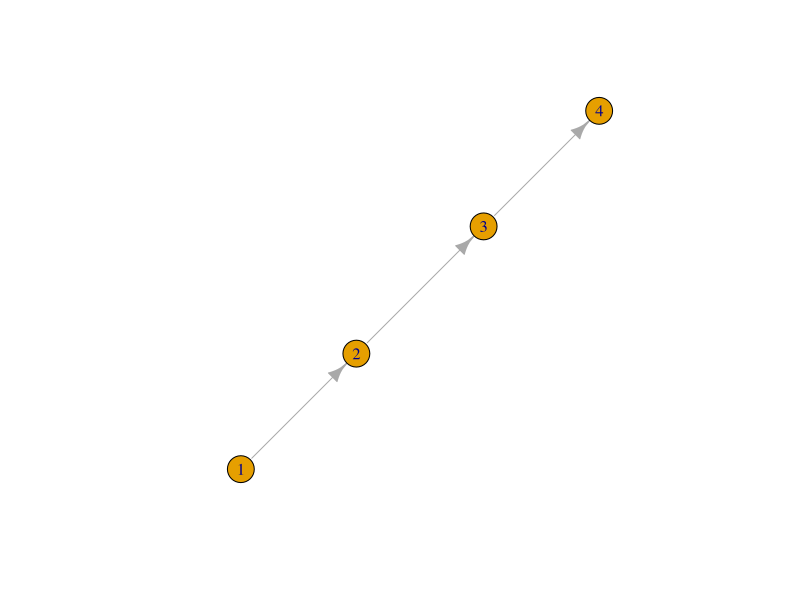
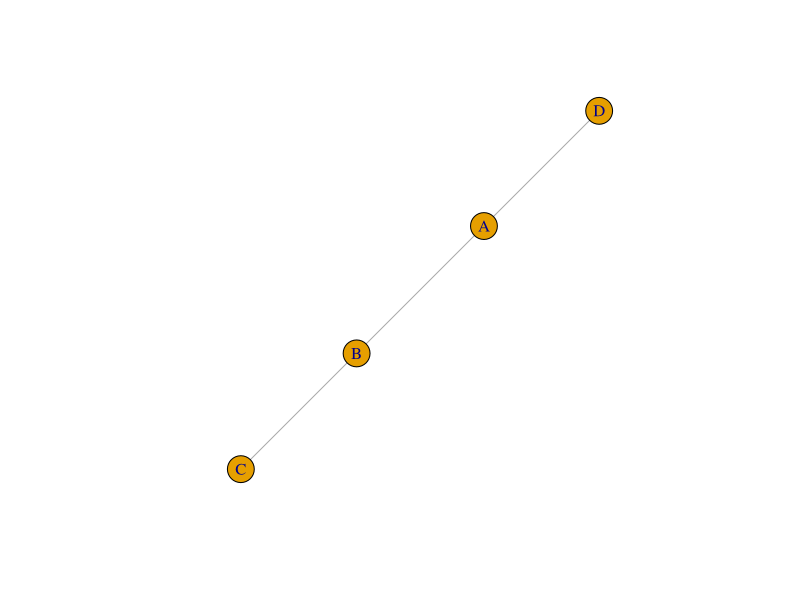
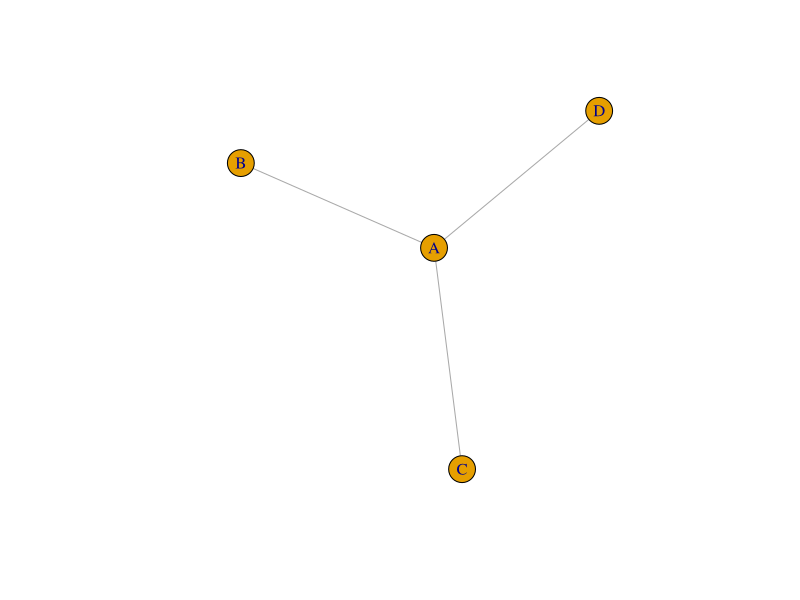
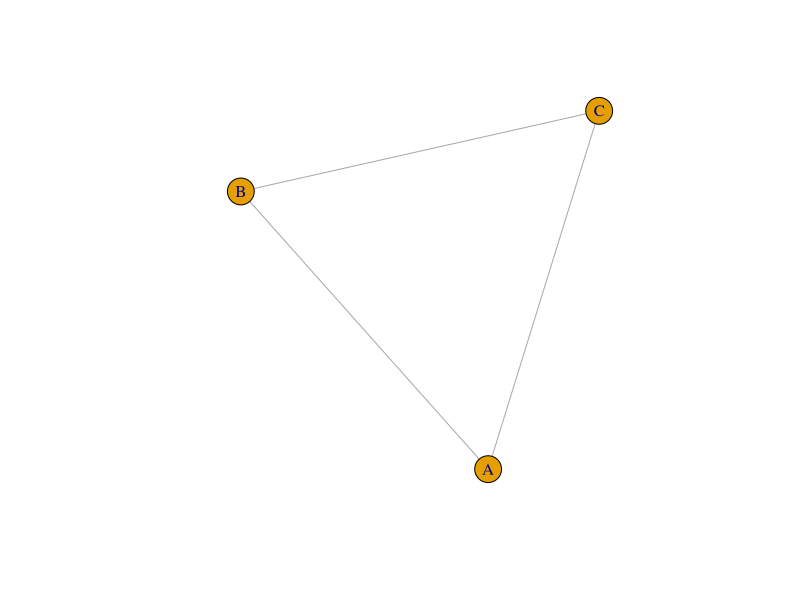
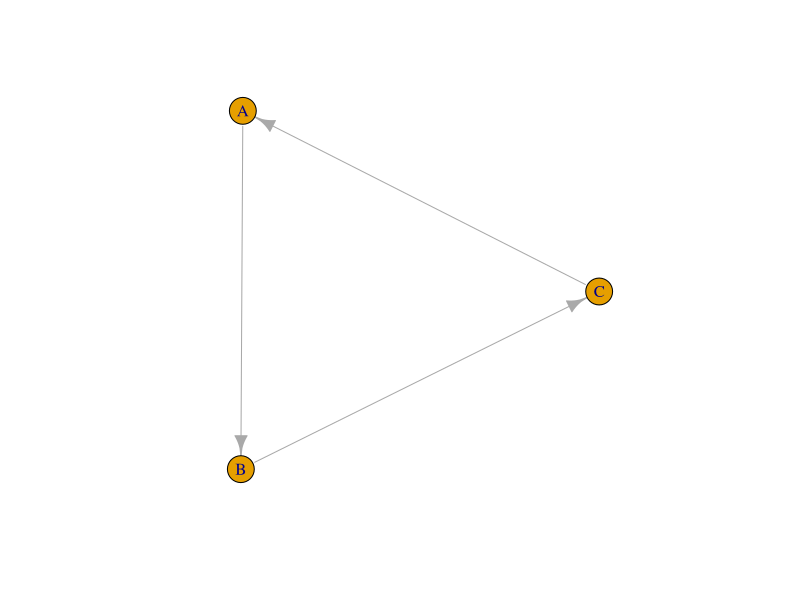
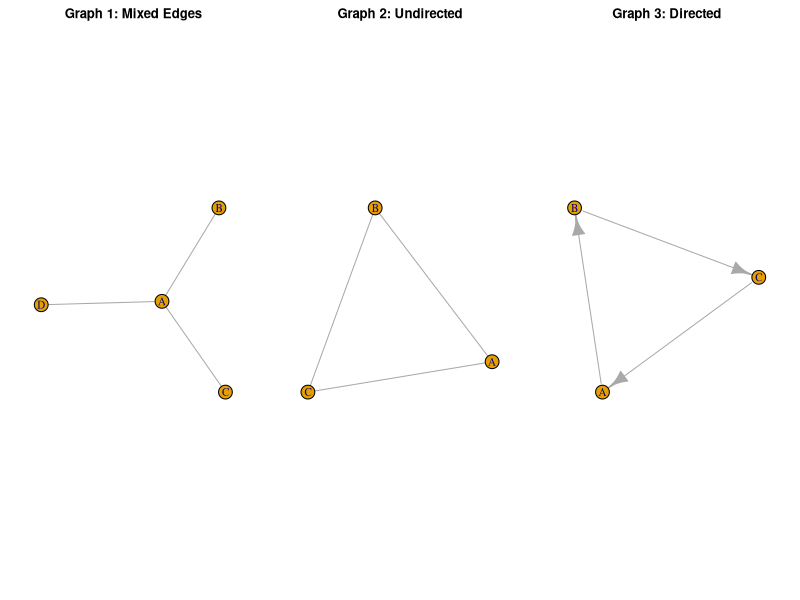
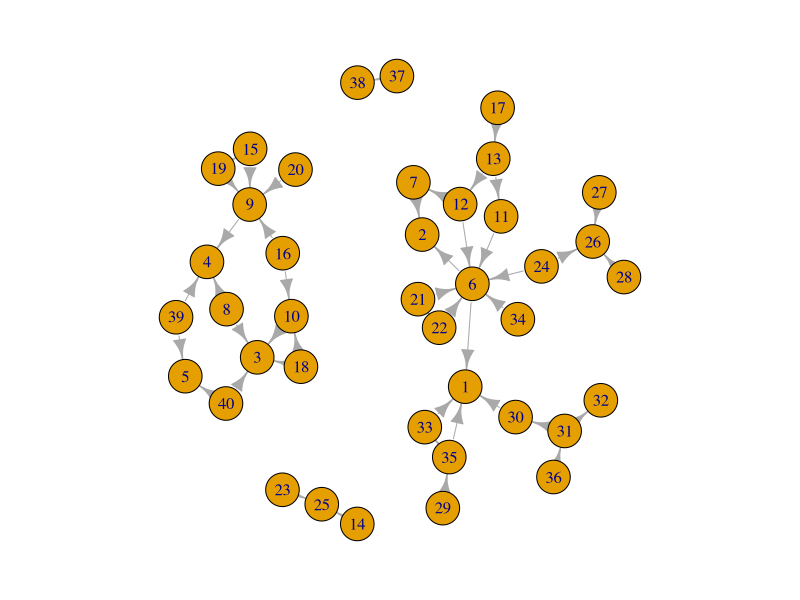
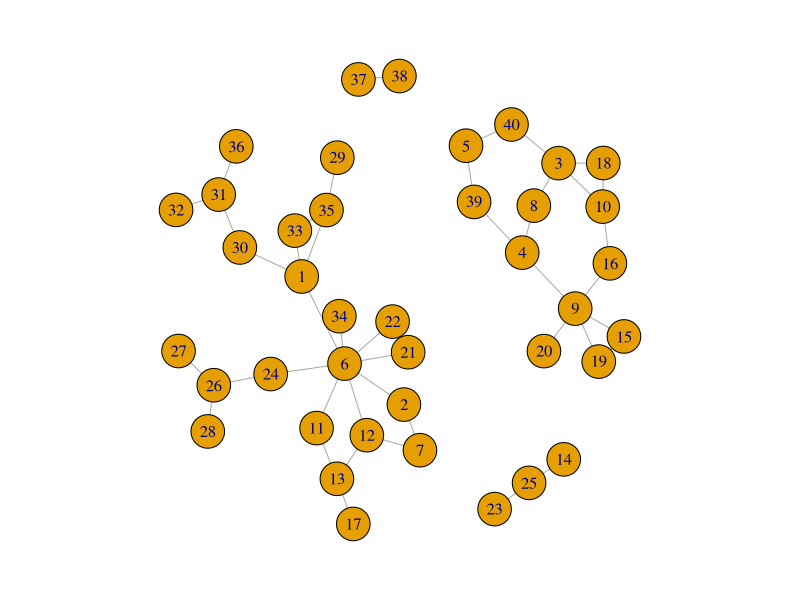

These charts were generated, in order, by the following R code: (Note: this script raises an error after producing the figures.)
### Introduction to igraph and Basics ----

# Install and load package 
install.packages("igraph")
library(igraph)

## Creating graphs from scrtach 
    # - lets first understand the basics 
first_graph <- make_graph(c(1, 2, 2, 3, 3, 4), directed = TRUE)
plot(first_graph) # this is to manulally creat smaller graphs 
g <- graph_from_literal(A - B - C, A - D)
plot(g) # creates graohs using simple text-like representation useful for small illustrative examples 
# if you want to include multiple edges then use can add : ( A-B:C) . Make sure you know if egdes are undirected or directed as they require differnt input of code -- undirected, -> directed 
g1 <- graph_from_literal(A - B:C, A-D)
plot(g1) # multiple edges 
g2<- graph_from_literal(A--B--C--A)
plot (g2) # undirected edges 
g3<- graph_from_literal(A -+ B -+ C -+ A) 
plot(g3) # Directed edges 

# addind graoh to the same panel 
par(mfrow = c(1, 3)) 
par(mar = c(2, 2, 2, 2))  # Adjust margins
# Plot each graph
plot(g1, main = "Graph 1: Mixed Edges")
plot(g2, main = "Graph 2: Undirected")
plot(g3, main = "Graph 3: Directed")

# Reset plotting parameters
par(mfrow = c(1, 1))

## Creating graphs from datasets 
  # description: 3 way s
#load  dataset(s)
Edges <- read.csv("edges data.csv")
Nodes <- read.csv ("nodes data.csv")

#1
foodweb <- graph_from_data_frame(d = Edges, vertices = Nodes, directed = TRUE)
plot(foodweb)
#2 - adjacent matrix 
adj_matrix <- as_adjacency_matrix(foodweb, attr = "Weight", sparse = FALSE)
print(adj_matrix)
#3 - edge list 
edge_list <- as_data_frame(foodweb, what = "edges")
print(edge_list)
# 4 - incidence matrix ?
#5 -# visulise Network 
network<- graph_from_adjacency_matrix(adj_matrix)
network<- graph_from_data_frame(d = edge_list, directed = F)
plot(network)

## differnt graph shapes 
g_ring<- make_ring(10)
plot(g_ring)
g5 <- make_star(n = 6, mode = "undirected")
plot(g5)
g6 <- make_tree(n = 7, children = 2)
plot(g6)
g7<- make_lattice(dimvector = c(3, 3))
plot(g7)

par(mfrow = c(1, 4)) 
par(mar = c(2, 2, 2, 2))  # Adjust margins
# Plot each graph
plot(g4, main = "ring")
plot(g5, main = "star")
plot(g6, main = "tree")
plot(g7, main = "lattice")

# Reset plotting parameters
par(mfrow = c(1, 1))

## now that we have covered the basics lets start to manipulate and analyse the datasets 









### Analysis and Manipulation of graphs produced using igraph ----
## Highlighting communities 




## shortest path 




## degree 
deg <- degree(foodweb)
print(deg)

hist(deg, 
     main = "Degree Distribution", 
     xlab = "Degree", 
     ylab = "Frequency", 
     col = "skyblue", 
     border = "black", 
     breaks = 10)

plot(foodweb, 
     vertex.size = deg * 3,  # Adjust the size based on the degree
     vertex.color = "lightblue", 
     edge.color = "gray", 
     vertex.label.color = "black", 
     main = "Food Web with Degree Centrality (Vertex Size)")

sorted_deg <- sort(deg, decreasing = TRUE)

# Print the top 10 vertices with the highest degree centrality
print(sorted_deg[1:10])

normalized_deg <- deg / max(deg)

# Print normalized degree centrality
print(normalized_deg)


degree_table <- data.frame(Vertex = names(deg), Degree = deg)

# Print the degree table
print(degree_table)
